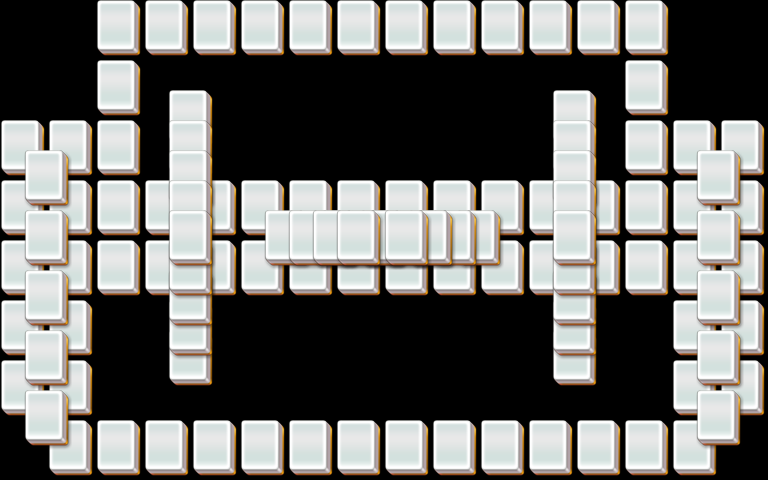

A level layout from a 2D game, rendered from its tile map. Below: a short description, then the map file with tile-grid data replaced by summaries:
An orthogonal 32x16 tile map with 24x30 px tiles, 5 tile layers (layer1, layer2, layer3, layer4, ...).

<map version="1.0" orientation="orthogonal" width="32" height="16" tilewidth="24" tileheight="30">
 <properties>
  <property name="species" value="30" />
 </properties>
 <tileset firstgid="1" name="mahjong" tilewidth="48" tileheight="60">
  <image source="mahjong.png" width="48" height="60" />
 </tileset>
 <layer name="layer1" width="32" height="16">
  <data>[512 cells, 78 non-empty, 1 distinct tile ids]</data>
 </layer>
 <layer name="layer2" width="32" height="16">
  <data>[512 cells, 19 non-empty, 1 distinct tile ids]</data>
 </layer>
 <layer name="layer3" width="32" height="16">
  <data>[512 cells, 8 non-empty, 1 distinct tile ids]</data>
 </layer>
 <layer name="layer4" width="32" height="16">
  <data>[512 cells, 7 non-empty, 1 distinct tile ids]</data>
 </layer>
 <layer name="layer5" width="32" height="16">
  <data>[512 cells, 4 non-empty, 1 distinct tile ids]</data>
 </layer>
</map>
